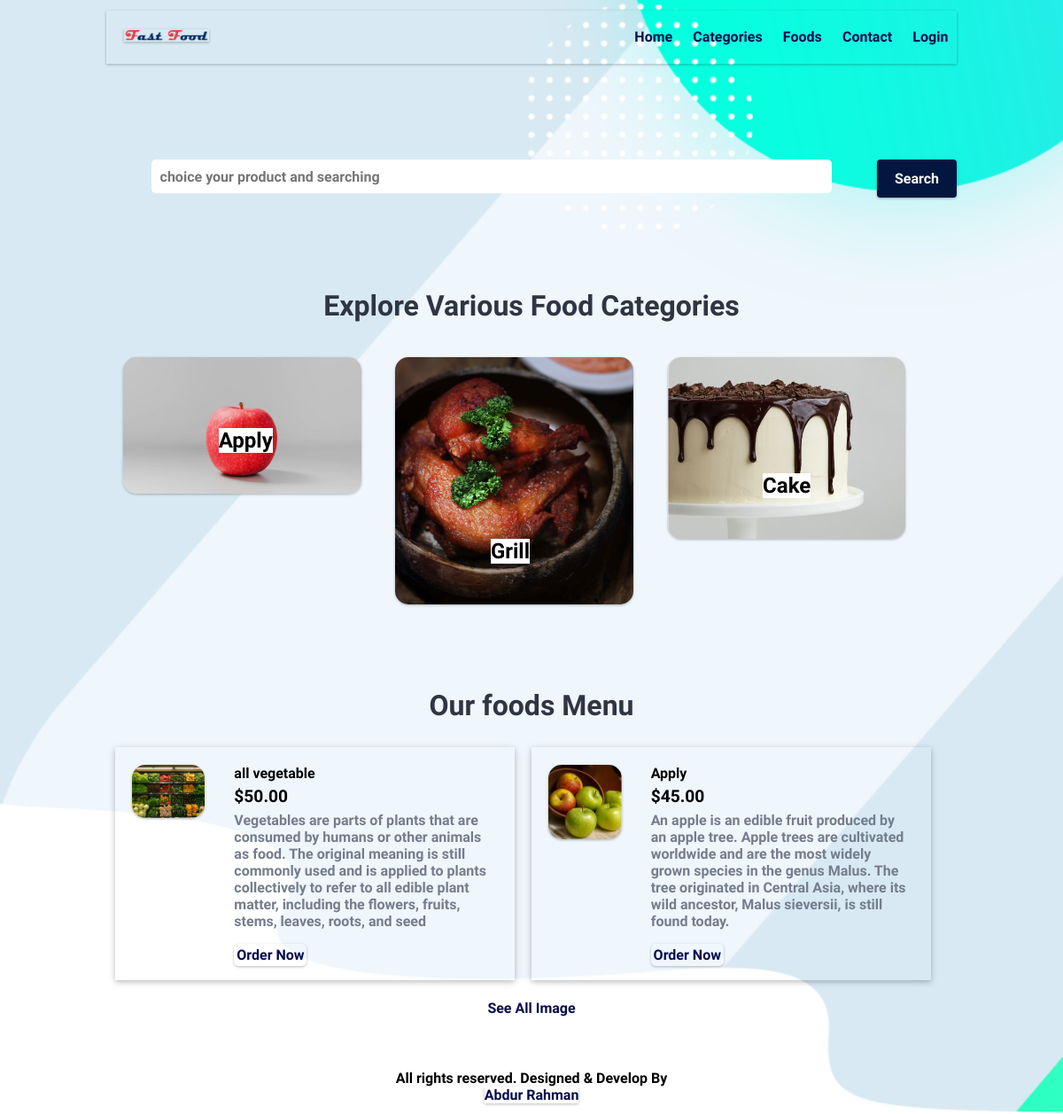
The page / on the database its author committed.
### tables this page shows
CREATE TABLE `tbl_category` (
  `id` int(10) UNSIGNED NOT NULL,
  `title` varchar(100) NOT NULL,
  `image_name` varchar(255) NOT NULL,
  `featured` varchar(10) NOT NULL,
  `active` varchar(10) NOT NULL
);

CREATE TABLE `tbl_food` (
  `id` int(10) UNSIGNED NOT NULL,
  `title` varchar(100) NOT NULL,
  `description` text NOT NULL,
  `price` decimal(10,2) NOT NULL,
  `image_name` varchar(255) NOT NULL,
  `category_id` int(10) UNSIGNED NOT NULL,
  `featured` varchar(10) NOT NULL,
  `active` varchar(10) NOT NULL
);

### index.php (the view, shortened to what this page needs)
<?php include('partials-front/menu.php'); ?>
<section class="food-search text-center">
    <div class="container">
        <form action="<?php echo SITEURL; ?>food-search.php" method="POST">
            <input type="search" name="search" placeholder="choice your product and searching" required>
            <input type="submit" name="submit" value="Search" class="btn btn-primary">
        </form>
    </div>
</section>
<section class="categories">
    <div class="container">
        <h2 class="text-center">Explore Various Food Categories</h2>
        <?php
        $sql = "SELECT * FROM tbl_category WHERE active='Yes' AND featured='Yes' ORDER BY id DESC LIMIT 3";
        $res = mysqli_query($conn, $sql);
        $count = mysqli_num_rows($res);
        if ($count > 0) {
            while ($row = mysqli_fetch_assoc($res)) {
                $id = $row['id'];
                $title = $row['title'];
                $image_name = $row['image_name'];
        ?>
                <a href="<?php echo SITEURL; ?>category-foods.php?category_id=<?php echo $id; ?>">
                    <div class="box-3 float-container">
                        <?php
                        if ($image_name == "") {
                            echo "<div class='error'>Image not Available</div>";
                        } else {
                        ?>
                            <img src="<?php echo SITEURL; ?>images/category/<?php echo $image_name; ?>" alt="Pizza" class="img-responsive img-curve">
                        <?php
                        }
                        ?>
                        <h3 class="float-text text-white"><mark style="background-color:white;"><?php echo $title; ?></mark></h3>
                    </div>
                </a>
        <?php
            }
        } else {
            echo "<div class='error'>Category not Added.</div>";
        }
        ?>
    </div>
</section>
<section class="food-menu">
    <div class="container">
        <h2 class="text-center">Our foods Menu</h2>
        <?php
        $sql2 = "SELECT * FROM tbl_food WHERE active='Yes' AND featured='Yes' LIMIT 6";
        $res2 = mysqli_query($conn, $sql2);
        $count2 = mysqli_num_rows($res2);
        if ($count2 > 0) {
            while ($row = mysqli_fetch_assoc($res2)) {
                $id = $row['id'];
                $title = $row['title'];
                $price = $row['price'];
                $description = $row['description'];
                $image_name = $row['image_name'];
        ?>
                <div class="food-menu-box">
                    <div class="food-menu-img">
                        <?php
                        if ($image_name == "") {
                            echo "<div class='error'>Image not available.</div>";
                        } else {
                        ?>
                            <img src="<?php echo SITEURL; ?>images/food/<?php echo $image_name; ?>" alt="Chicke Hawain Pizza" class="img-responsive img-curve">
                        <?php
                        }
                        ?>
                    </div>
                    <div class="food-menu-desc">
                        <h4><?php echo $title; ?></h4>
                        <p class="food-price">$<?php echo $price; ?></p>
                        <p class="food-detail">
                            <?php echo $description; ?>
                        </p>
                        <br>
                        <a href="<?php echo SITEURL; ?>order.php?food_id=<?php echo $id; ?>" class="btn btn-primary">Order Now</a>
                    </div>
                </div>
        <?php
            }
        } else {
            echo "<div class='error'>Food not available.</div>";
        }
        ?>
    </div>
    <p class="text-center">
        <a href="<?php echo SITEURL; ?>foods.php ?>">See All Image</a>
    </p>
</section>
<?php include('partials-front/footer.php'); ?>

### partials-front/menu.php (shortened to what this page needs)
<!DOCTYPE html>
<html lang="en">
<head>
    <link rel="stylesheet" href="css/style.css">
</head>
<body>
    <section class="navbar">
        <div class="container">
            <div class="logo">
                <a href="<?php echo SITEURL; ?>" title="Logo">
                    <img src="images/FastFood.png" alt="Restaurant Logo" class="img-responsive">
                </a>
            </div>
            <div class="menu text-right">
                <ul>
                    <li>
                        <a href="<?php echo SITEURL; ?>">Home</a>
                    </li>
                    <li>
                        <a href="<?php echo SITEURL; ?>categories.php"> Categories</a>
                    </li>
                    <li>
                        <a href="<?php echo SITEURL; ?>foods.php"> Foods</a>
                    </li>
                    <li>
                        <a href="<?php echo SITEURL; ?>contact.php">Contact</a>
                    </li>
                    <li><a href="<?php echo SITEURL; ?>/admin/index.php" target="_blank">Login</a></li>
                </ul>
            </div>
        </div>
    </section>

### partials-front/footer.php
<section class="footer">
    <div class="container text-center">
        <p>All rights reserved. Designed & Develop By</p>
        <a href="https://akaid.herokuapp.com/" class="btn-primary"> Abdur Rahman </a>
    </div>
</section>
</body>
</html>

### css/style.css (style rules this page uses)
* { margin: 0 0; padding: 0 0; font-family: 'Rajdhani', sans-serif; font-weight: 600; }
body { background-image: url('../images/banner-bg.png'); background-size: cover; background-repeat: no-repeat; }
.container { width: 80%; margin: 0 auto; padding: 1%; }
.img-responsive { width: 100%; box-shadow: 0 1px 3px 0 rgb(0 0 0 / 16%), 0 1px 3px 0 rgb(0 0 0 / 12%); }
.img-curve { border-radius: 15px; }
.text-right { text-align: right; }
.text-center { text-align: center; }
a { color: #050c4d; text-decoration: none; }
.btn { padding: 1%; border: none; font-size: 1rem; border-radius: 5px; box-shadow: 0 1px 3px 0 rgb(0 0 0 / 16%), 0 1px 3px 0 rgb(0 0 0 / 12%); }
.btn-primary { cursor: pointer; box-shadow: 0 1px 3px 0 rgb(0 0 0 / 16%), 0 1px 3px 0 rgb(0 0 0 / 12%); }
h2 { color: #2f3542; font-size: 2rem; margin-bottom: 2%; }
h3 { font-size: 1.5rem; }
.float-container { position: relative; }
.float-text { position: absolute; bottom: 50px; left: 40%; }
.logo { margin: 20px; width: 10%; float: left; }
.menu { line-height: 60px; box-shadow: 0 1px 3px 0 rgb(0 0 0 / 16%), 0 1px 3px 0 rgb(0 0 0 / 12%); }
.menu ul { list-style-type: none; }
.menu ul li { display: inline; padding: 1%; font-weight: bold; }
.food-search { background-size: cover; background-repeat: no-repeat; background-position: center; padding: 7% 0; }
.food-search input[type='search'] { width: 80%; padding: 1%; font-size: 1rem; border: none; border-radius: 5px; }
.box-3 { width: 28%; float: left; margin: 2%; }
.food-menu { padding: 4% 0; }
.food-menu-box { width: 43%; margin: 1%; padding: 2%; float: left; box-shadow: 0 2px 5px 0 rgb(0 0 0 / 16%), 0 2px 10px 0 rgb(0 0 0 / 12%); }
.food-menu-img { width: 20%; float: left; }
.food-menu-desc { width: 70%; float: left; margin-left: 8%; }
.food-price { font-size: 1.2rem; margin: 2% 0; }
.food-detail { font-size: 1rem; color: #747d8c; }
input[type='submit'] { background-color: #03163f; color: white; padding: 12px 20px; border: none; border-radius: 4px; cursor: pointer; float: right; }

### rows shown on the page
tbl_category: image_name (picture), title "Apply"
tbl_category: image_name (picture), title "Grill"
tbl_category: image_name (picture), title "Cake"
tbl_food: image_name (picture), title "all vegetable", price "50.00", description "Vegetables are parts of plants that are consumed by humans or other animals as food. The original meaning is still commonly used and is applied to plants collectively to refer to all edible plant matter, including the flowers, fruits, stems, leaves, roots, and seed"
tbl_food: image_name (picture), title "Apply", price "45.00", description "An apple is an edible fruit produced by an apple tree. Apple trees are cultivated worldwide and are the most widely grown species in the genus Malus. The tree originated in Central Asia, where its wild ancestor, Malus sieversii, is still found today."
